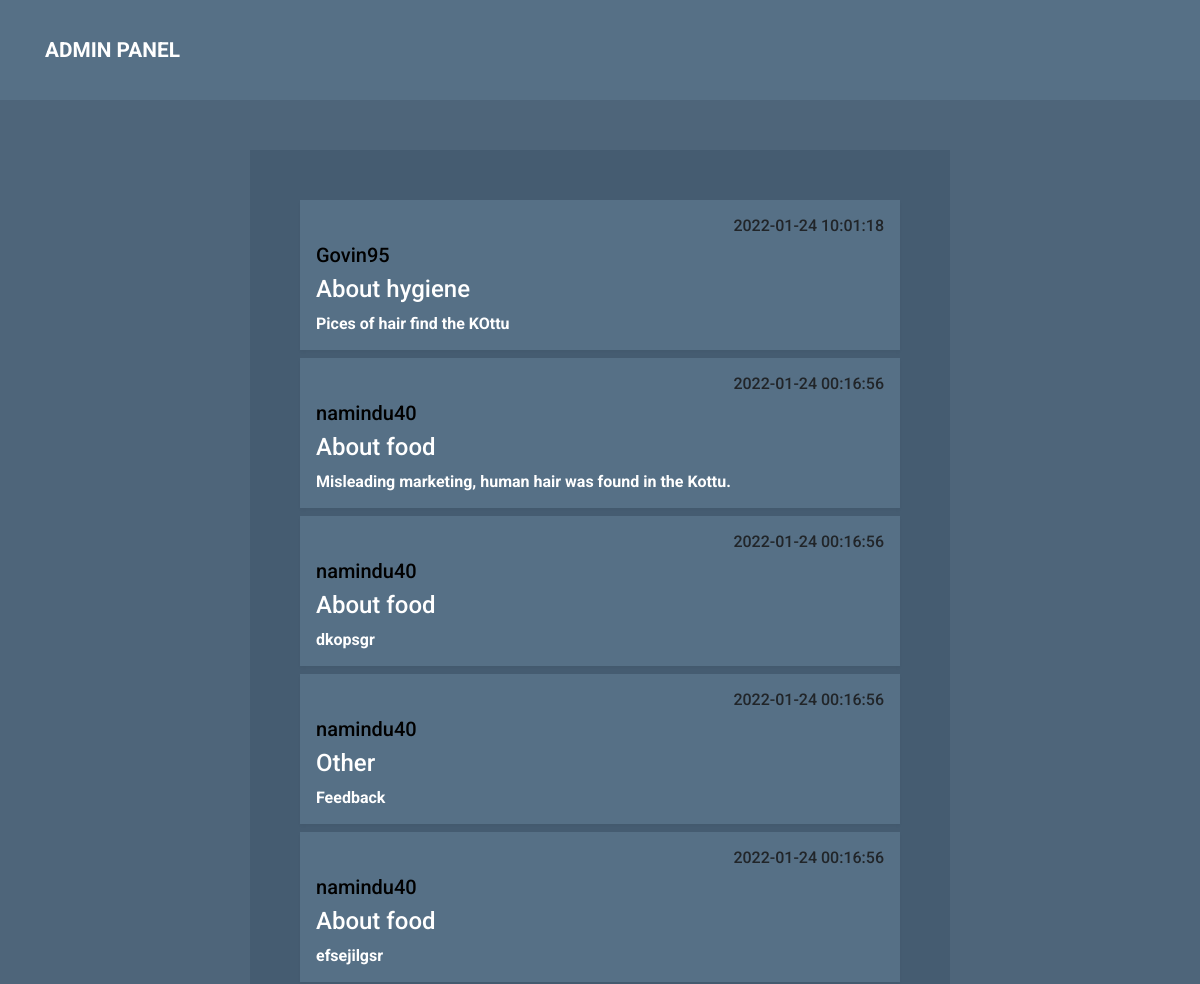
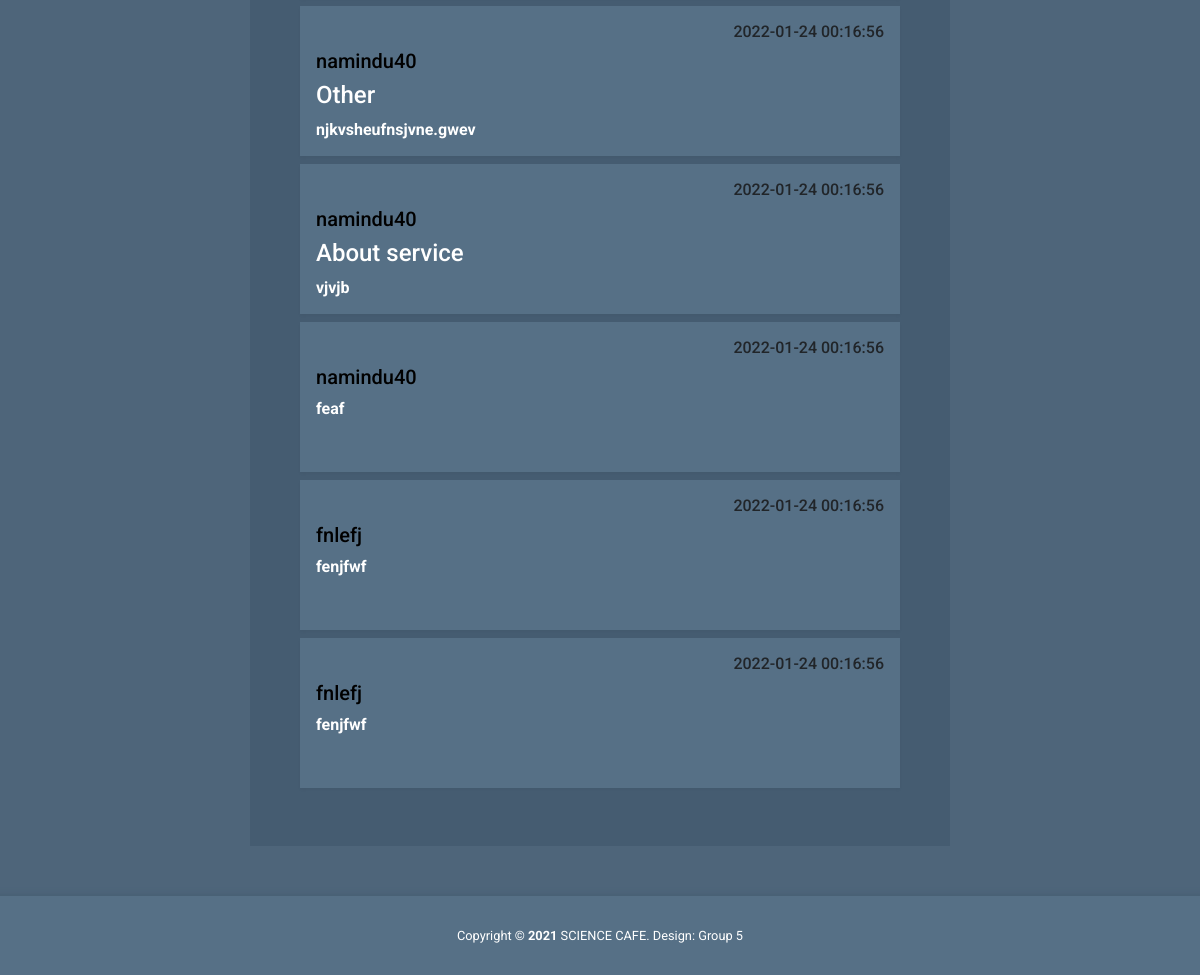
The page /Admin/feedback_admin.php on the database its author committed (2 pictures, top to bottom).
### tables this page shows
CREATE TABLE `feedback` (
  `feedback_id` int(20) NOT NULL,
  `username` varchar(20) NOT NULL,
  `topic` varchar(100) NOT NULL,
  `description` varchar(600) NOT NULL,
  `time` datetime NOT NULL DEFAULT current_timestamp()
);

### Admin/feedback_admin.php (the view, shortened to what this page needs)
<?php
include('header.php');
include_once "includes/dbh.inc.php";
?>
<?php
$query = "SELECT * FROM feedback ORDER BY feedback_id DESC";
$result = mysqli_query($conn, $query);
?>
<!DOCTYPE html>
<html>
<head>
</head>
<body>
    <div class="round">
        <?php
        while ($rows = mysqli_fetch_assoc($result)) {
        ?>
            <div class="comments-box p-3 mb-2">
                <h6 align="right"><?php echo $rows['time']; ?></h6>
                <h5><?php echo $rows['username']; ?></h5>
                <h4><?php echo $rows['topic']; ?></h4>
                <p><?php echo $rows['description']; ?></p>
            </div>
        <?php
        }
        ?>
    </div>
</body>
</html>
<?php
include('footer.php');
?>

### Admin/css/templatemo-style.css (style rules this page uses)
html { font-size: 16px; overflow-x: hidden; }
body { font-family: Roboto, Helvetica, Arial, sans-serif; background-color: #4e657a; overflow-x: hidden; }

### Admin/css/style3.css (style rules this page uses)
p, h4, h5 { font-family: Roboto, Helvetica, Arial, sans-serif; color: #fff; }
p { font-weight: bold; }
h5 { color: black; }
.round { padding: 10px; margin: 50px 250px; padding: 50px; background-color: #455c71; }
body { width: 100%; justify-content: center; }
.comments-box { background-color: #567086; border: none; height: 150px; -webkit-box-shadow: 0 2px 3px rgba(0, 0, 0, 0.03); box-shadow: 0 2px 3px rgba(0, 0, 0, 0.03); cursor: pointer; }

### rows shown on the page
feedback: time "2022-01-24 10:01:18", username "Govin95", topic "About hygiene", description "Pices of hair find the KOttu"
feedback: time "2022-01-24 00:16:56", username "namindu40", topic "About food", description "Misleading marketing, human hair was found in the Kottu."
feedback: time "2022-01-24 00:16:56", username "namindu40", topic "About food", description "dkopsgr"
feedback: time "2022-01-24 00:16:56", username "namindu40", topic "Other", description "Feedback"
feedback: time "2022-01-24 00:16:56", username "namindu40", topic "About food", description "efsejilgsr"
feedback: time "2022-01-24 00:16:56", username "namindu40", topic "Other", description "njkvsheufnsjvne.gwev"
feedback: time "2022-01-24 00:16:56", username "namindu40", topic "About service", description "vjvjb"
feedback: time "2022-01-24 00:16:56", username "namindu40", description "feaf"
feedback: time "2022-01-24 00:16:56", username "fnlefj", description "fenjfwf"
feedback: time "2022-01-24 00:16:56", username "fnlefj", description "fenjfwf"
